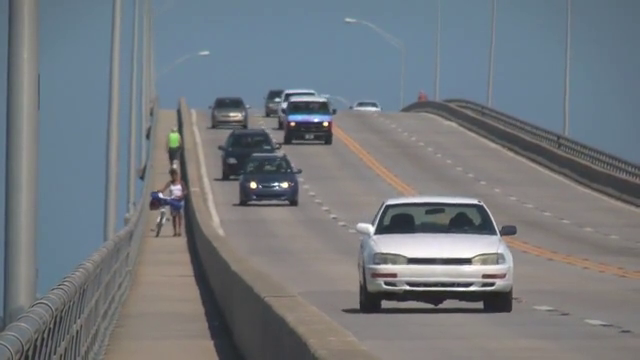
#> input picture frame 91 of Vision/Machine learning/Clustering/slow_traffic_small.mp4, 640 x 360 px, given in place of the camera
$ python edge_detection.py   (older library calls are emulated)
#> lines starting #> are read from the running program, lines starting #| are printed output that depends on the picture
import cv2
import numpy as np

cap = cv2.VideoCapture(0)
fourcc=cv2.VideoWriter_fourcc(*'XVID')
out=cv2.VideoWriter('edge.avi', fourcc,20.0,(640,480))

while(1):

    _, frame = cap.read()
#> frame is the input picture: shape (360, 640, 3); mean B, G, R 126.6, 121.2, 115.7

    laplacian = cv2.Laplacian(frame, cv2.CV_64F)
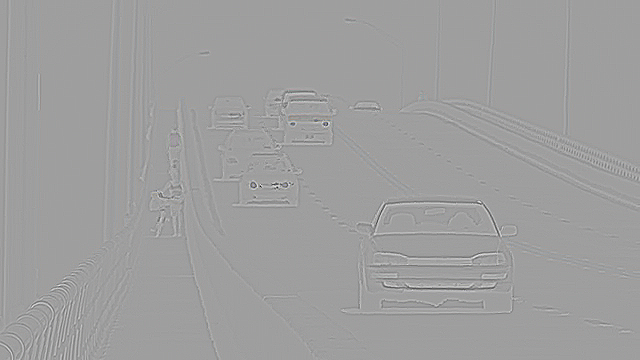
#> laplacian: shape (360, 640, 3) float64; mean B, G, R 0, 0, 0; drawn with min black and max white
    sobelx = cv2.Sobel(frame,cv2.CV_64F,1,0,ksize=5)
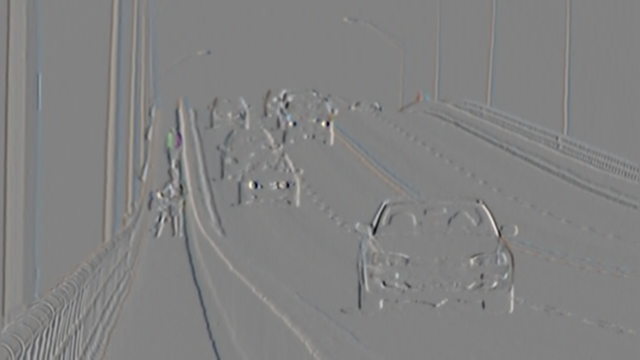
#> sobelx: shape (360, 640, 3) float64; mean B, G, R -2.5, -0.7, 2; drawn with min black and max white
    sobely = cv2.Sobel(frame,cv2.CV_64F,0,1,ksize=5)
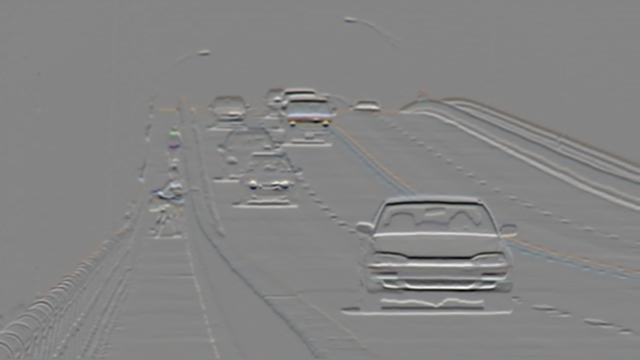
#> sobely: shape (360, 640, 3) float64; mean B, G, R -12, -4.9, 4.9; drawn with min black and max white
    edges=cv2.Canny(frame,200,200)
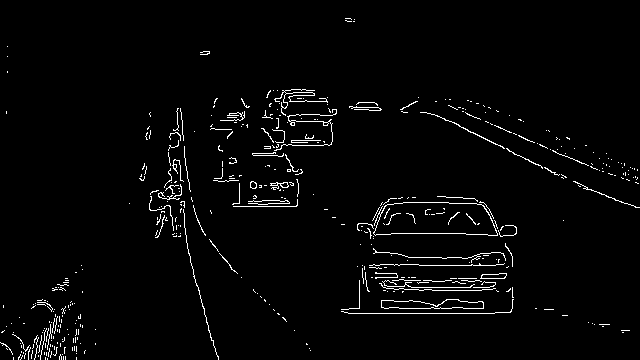
#> edges: shape (360, 640); 2.5% white in thin lines or dots
    #cv2.imshow('Original',frame)
    cv2.imshow('edgess',edges)
    out.write(edges)
    #cv2.imshow('laplacian',laplacian) # see edge really well but can we use canny
    #cv2.imshow('sobelx',sobelx)
    #cv2.imshow('sobely',sobely)

    k = cv2.waitKey(5) & 0xFF
#> (key Esc is pressed here)
    if k == 27:
        break

cv2.destroyAllWindows()
cap.release()
out.release()

$ run again, starting later in the video
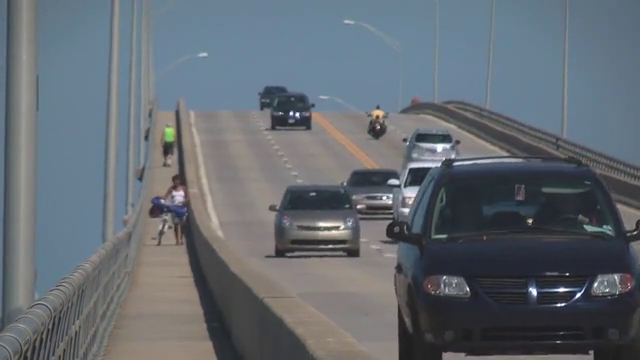
#> input picture frame 411 of Vision/Machine learning/Clustering/slow_traffic_small.mp4, 640 x 360 px, given in place of the camera
#> frame is the input picture: shape (360, 640, 3); mean B, G, R 113.8, 106.6, 99.3
#> `sobely = cv2.Sobel(frame,cv2.CV_64F,0,1,ksize=5)`:
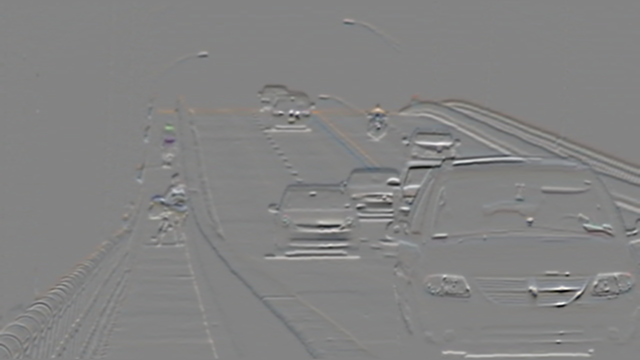
#> sobely: shape (360, 640, 3) float64; mean B, G, R -16.3, -9.8, -0.4; drawn with min black and max white
#> `edges=cv2.Canny(frame,200,200)`:
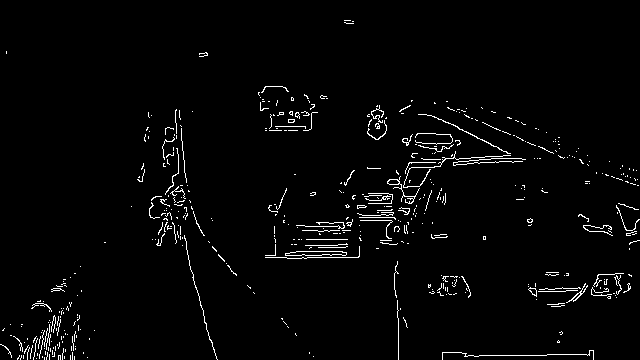
#> edges: shape (360, 640); 2.4% white in thin lines or dots

$ run again, starting later in the video
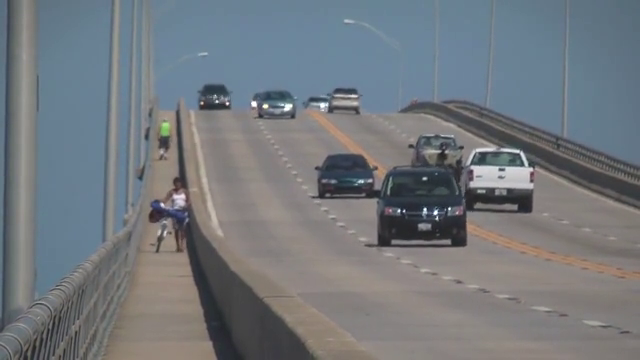
#> input picture frame 731 of Vision/Machine learning/Clustering/slow_traffic_small.mp4, 640 x 360 px, given in place of the camera
#> frame is the input picture: shape (360, 640, 3); mean B, G, R 125.5, 120.3, 115.1
#> `sobely = cv2.Sobel(frame,cv2.CV_64F,0,1,ksize=5)`:
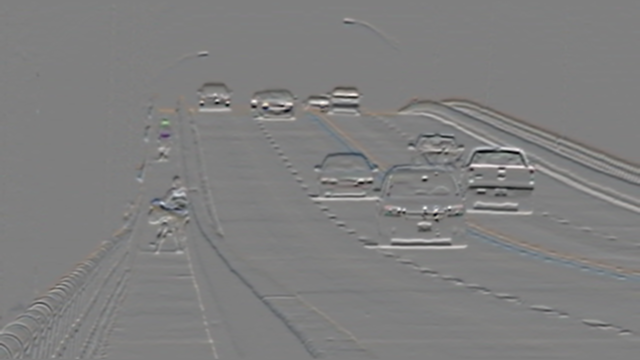
#> sobely: shape (360, 640, 3) float64; mean B, G, R -11.7, -4.7, 5; drawn with min black and max white
#> `edges=cv2.Canny(frame,200,200)`:
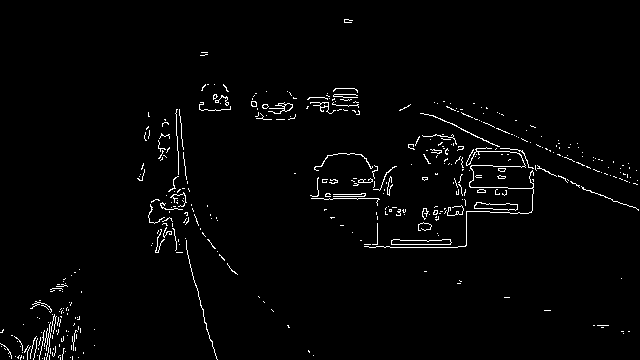
#> edges: shape (360, 640); 2% white in thin lines or dots
